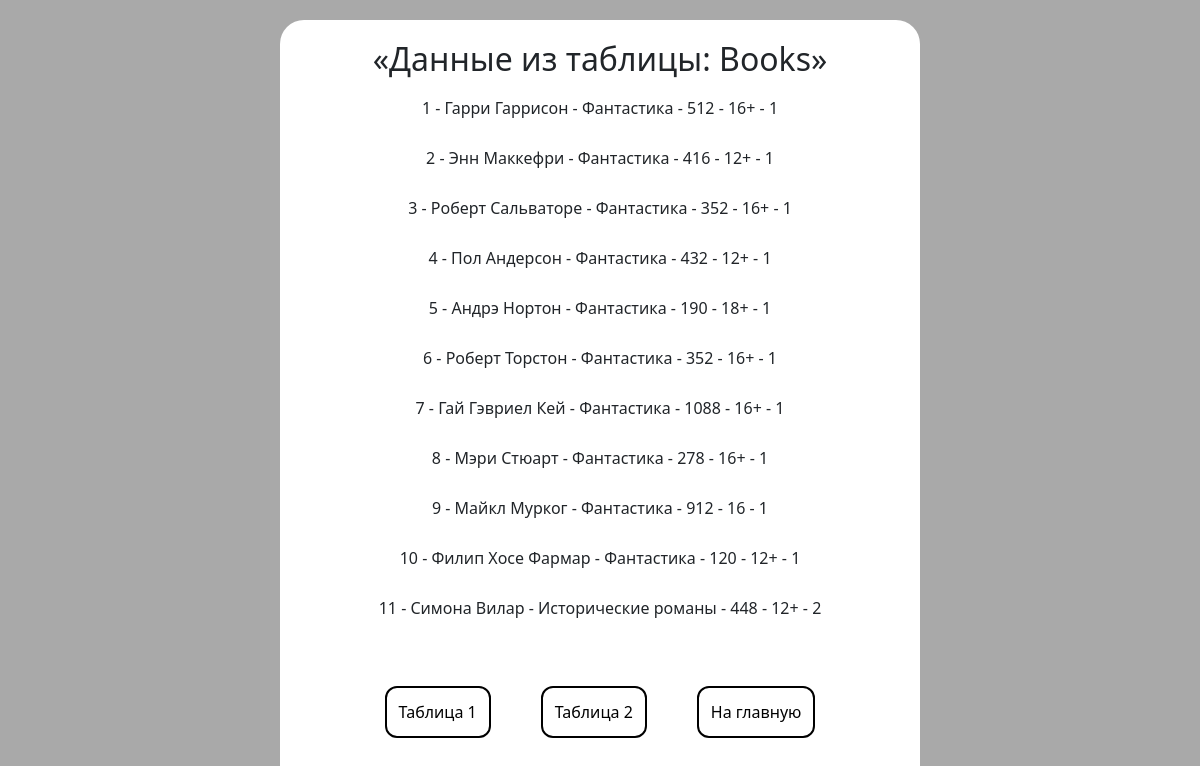
Screenshot of /table_one/ with the database file from the repository.
### main/models.py (models this page shows, shortened)
class Book(models.Model):
    name = models.CharField('Название', max_length=50)
    author = models.CharField('Автор', max_length=50)
    genre = models.CharField('Жанр', max_length=50)
    pages = models.IntegerField('Количество страниц')
    rang = models.CharField('Возрастной рейтинг', max_length=50)
    article = models.IntegerField('Артикул')

### main/views.py (the view)
# urls.py: path('table_one/', views.table_one_page, name='table_one'),
def table_one_page(request):
    data = {'data': Book.objects.all()}
    return render(request, 'main/table_one_index.html', context=data)

### templates/main/table_one_index.html (shortened to what this page needs)
{% extends 'main/layout.html' %}
{% block content %}
    <div class="value_from_table">
        <h2>«Данные из таблицы: Books»</h2>
        {% for el in data %}
            <p>{{ el.id }} - {{ el.author }} - {{ el.genre }} - {{ el.pages }} - {{ el.rang }} - {{ el.article }}</p>
        {% endfor %}
    </div>
    <div class="form">
        <a href="{% url 'table_one' %}">Таблица 1</a>
        <a href="{% url 'table_two' %}">Таблица 2</a>
        <a href="{% url 'home' %}">На главную</a>
    </div>
{% endblock %}

### templates/main/layout.html (shortened to what this page needs)
{% load static %}
<!doctype html>
<html lang="en">
<head>
    <link rel="stylesheet" href="https://cdn.jsdelivr.net/npm/bootstrap@5.2.3/dist/css/bootstrap.min.css">
    <link rel="stylesheet" href="{% static 'main/css/main.css' %}">
</head>
<body>
    <section class="info">
        {% block content %}{% endblock %}
    </section>
</body>
</html>

### static/main/css/main.css (style rules this page uses)
body { display: flex; background: darkgray; }
.info { margin: 20px auto; width: 80vh; background: white; border-radius: 24px; padding: 20px; display: flex; flex-direction: column; justify-content: space-between; }
.form { margin: 50px auto; display: flex; align-items: center; gap: 50px; }
.form a { text-decoration: none; color: black; border: 2px solid black; border-radius: 12px; padding: 12px; }
.value_from_table { display: flex; flex-direction: column; align-items: center; gap: 10px; }

### rows the page displays
Book: id "1", author "Гарри Гаррисон", genre "Фантастика", pages "512", rang "16+", article "1"
Book: id "2", author "Энн Маккефри", genre "Фантастика", pages "416", rang "12+", article "1"
Book: id "3", author "Роберт Сальваторе", genre "Фантастика", pages "352", rang "16+", article "1"
Book: id "4", author "Пол Андерсон", genre "Фантастика", pages "432", rang "12+", article "1"
Book: id "5", author "Андрэ Нортон", genre "Фантастика", pages "190", rang "18+", article "1"
Book: id "6", author "Роберт Торстон", genre "Фантастика", pages "352", rang "16+", article "1"
Book: id "7", author "Гай Гэвриел Кей", genre "Фантастика", pages "1088", rang "16+", article "1"
Book: id "8", author "Мэри Стюарт", genre "Фантастика", pages "278", rang "16+", article "1"
Book: id "9", author "Майкл Мурког", genre "Фантастика", pages "912", rang "16", article "1"
Book: id "10", author "Филип Хосе Фармар", genre "Фантастика", pages "120", rang "12+", article "1"
Book: id "11", author "Симона Вилар", genre "Исторические романы", pages "448", rang "12+", article "2"
